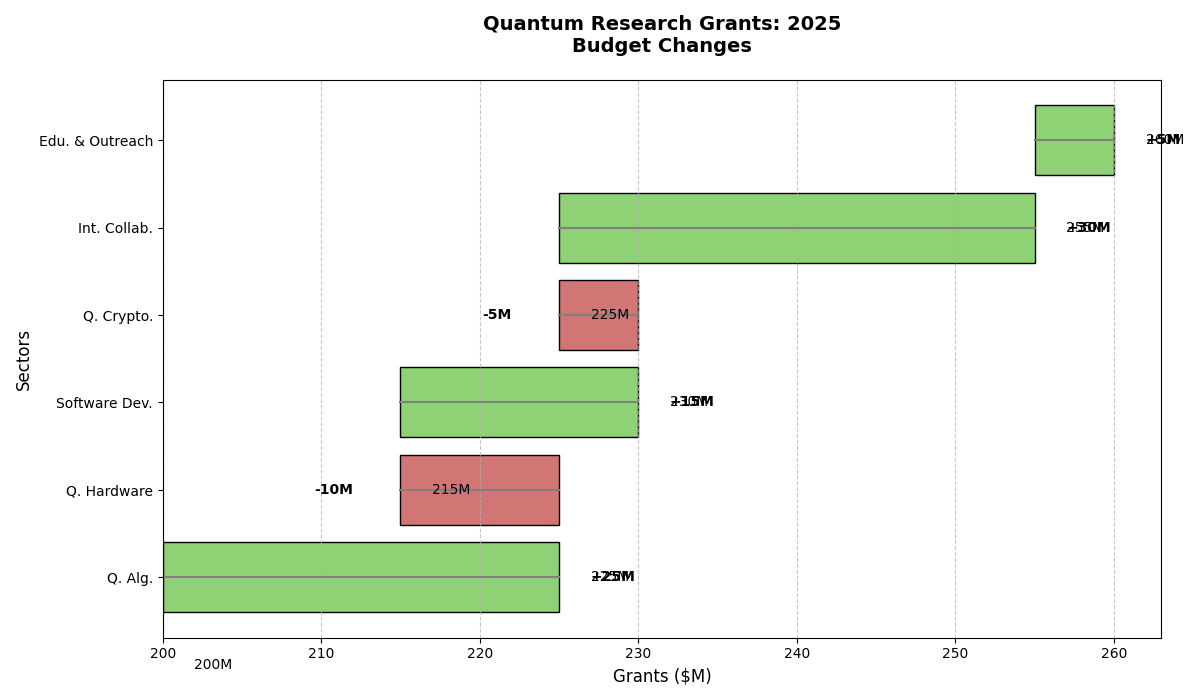

The Python source for this figure:
import matplotlib.pyplot as plt

# Initial budget (in million dollars)
initial_budget = 200

# 2025 grant changes (in million dollars)
grant_changes = {
    'Q. Alg.': 25,
    'Q. Hardware': -10,
    'Software Dev.': 15,
    'Q. Crypto.': -5,
    'Int. Collab.': 30,
    'Edu. & Outreach': 5
}

# Calculate cumulative values
cumulative_values = [initial_budget]
labels = ['Initial']
for sector, change in grant_changes.items():
    cumulative_values.append(cumulative_values[-1] + change)
    labels.append(sector)

# Determine colors
bar_colors = ['#8fd175' if change >= 0 else '#d17575' for change in grant_changes.values()]

# Create plot
fig, ax = plt.subplots(figsize=(12, 7))

# Plot horizontal bars
for i in range(1, len(cumulative_values)):
    start_val = cumulative_values[i-1]
    end_val = cumulative_values[i]
    ax.barh(labels[i], end_val - start_val, left=start_val, color=bar_colors[i-1], edgecolor='black')
    ax.plot([start_val, end_val], [i-1, i-1], color='gray', linewidth=1.5)

# Labels and title
plt.ylabel('Sectors', fontsize=12)
plt.xlabel('Grants ($M)', fontsize=12)
plt.title('Quantum Research Grants: 2025\nBudget Changes', fontsize=14, fontweight='bold', pad=20)

# Annotate changes
for i in range(1, len(cumulative_values)):
    change_val = grant_changes[labels[i]]
    ax.text(cumulative_values[i] + (2 if change_val > 0 else -3), i-1, 
            f"{change_val:+}M", ha='left' if change_val > 0 else 'right', 
            va='center', color='black', fontsize=10, fontweight='bold')

# Annotate cumulative values
for i in range(len(cumulative_values)):
    ax.text(cumulative_values[i] + 2, i-1, f"{cumulative_values[i]}M", 
            ha='left', va='center', color='black', fontsize=10)

# Add grid
ax.xaxis.grid(True, linestyle='--', alpha=0.7)

# Adjust layout
plt.tight_layout()

# Show plot
plt.show()
